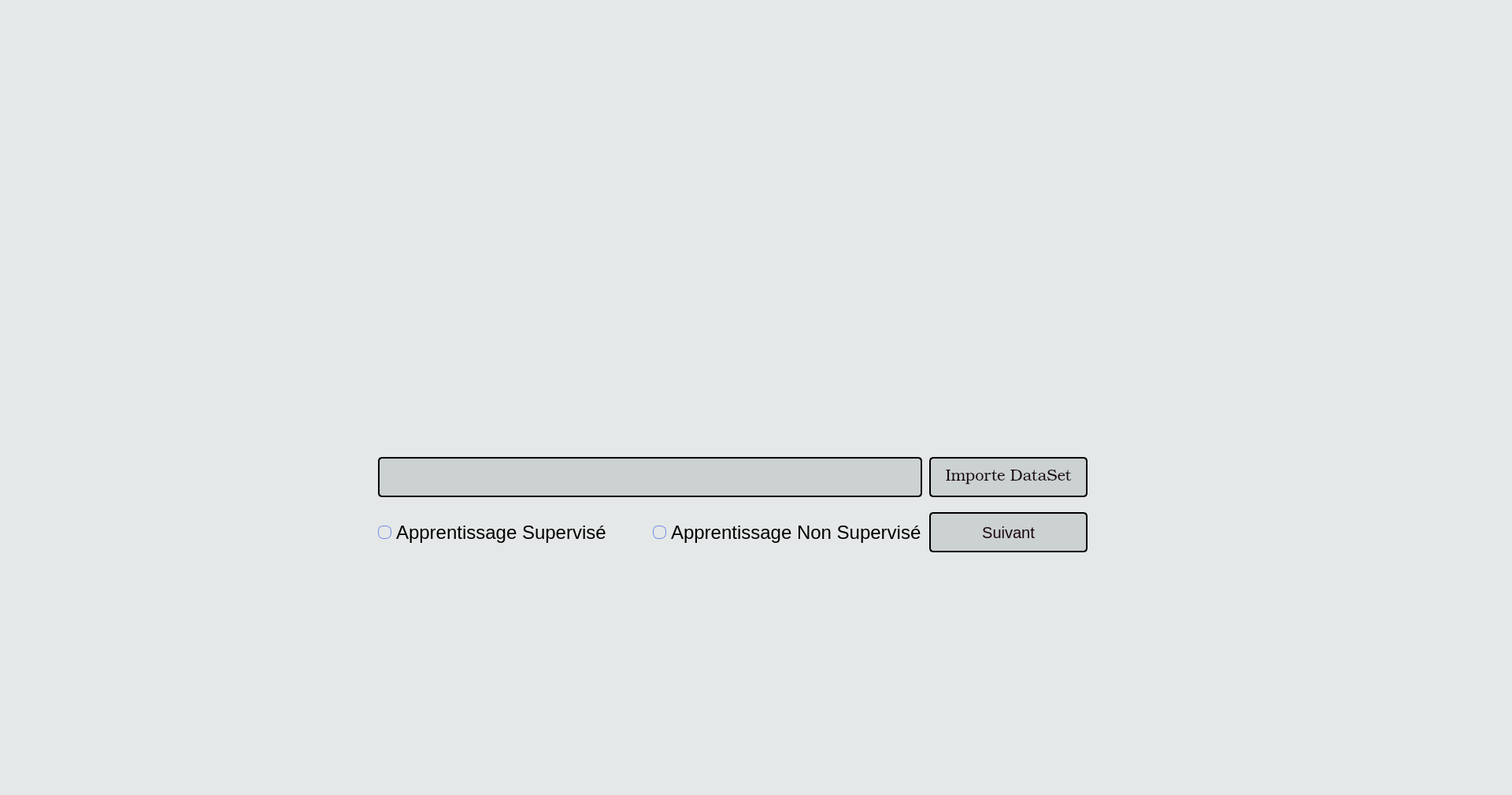
<?xml version="1.0" encoding="UTF-8"?>
<ui version="4.0">
 <class>DATAMINING</class>
 <widget class="QDialog" name="DATAMINING">
  <property name="geometry">
   <rect>
    <x>0</x>
    <y>0</y>
    <width>1920</width>
    <height>1009</height>
   </rect>
  </property>
  <property name="windowTitle">
   <string>DATA MINING</string>
  </property>
  <property name="styleSheet">
   <string notr="true">background-color: #E5E8E8;</string>
  </property>
  <widget class="QPushButton" name="browse">
   <property name="geometry">
    <rect>
     <x>1180</x>
     <y>580</y>
     <width>201</width>
     <height>51</height>
    </rect>
   </property>
   <property name="font">
    <font>
     <family>URW Bookman</family>
     <pointsize>-1</pointsize>
     <weight>3</weight>
     <italic>false</italic>
     <bold>false</bold>
     <stylestrategy>PreferAntialias</stylestrategy>
    </font>
   </property>
   <property name="styleSheet">
    <string notr="true">QPushButton{
    background: #FFFFFF;
    background-color:#CCD1D1;
	font: 25 11pt &quot;URW Bookman&quot;;
    border: 2px solid #000000; 
    border-radius: 5px; 
    font-size:20px;
    color: #19060f;

}
QPushButton:hover{
     border: 2px solid #6E89E2; 
     background: #FFFFFF;
      background-color:#FFFFFF;
      color: #000000;
}</string>
   </property>
   <property name="text">
    <string>Importe DataSet</string>
   </property>
   <property name="icon">
    <iconset>
     <normalon>:/newPrefix/icons8-import-64.png</normalon>
    </iconset>
   </property>
   <property name="iconSize">
    <size>
     <width>30</width>
     <height>30</height>
    </size>
   </property>
  </widget>
  <widget class="QWidget" name="widget" native="true">
   <property name="geometry">
    <rect>
     <x>400</x>
     <y>0</y>
     <width>2121</width>
     <height>1711</height>
    </rect>
   </property>
   <property name="styleSheet">
    <string notr="true">background-image: url(:/newPrefix/social-data-mining.png);
background-repeat: no-repeat;</string>
   </property>
  </widget>
  <widget class="QPushButton" name="pushButton">
   <property name="geometry">
    <rect>
     <x>1180</x>
     <y>650</y>
     <width>201</width>
     <height>51</height>
    </rect>
   </property>
   <property name="styleSheet">
    <string notr="true">QPushButton{
    background: #FFFFFF;
    background-color:#CCD1D1;
	font: 25 11pt &quot;URW Bookman&quot;;
    border: 2px solid #000000; 
    border-radius: 5px; 
    font-size:20px;
    color: #19060f;

}
QPushButton:hover{
     border: 2px solid #6E89E2; 
     background: #FFFFFF;
      background-color:#FFFFFF;
      color: #000000;
}</string>
   </property>
   <property name="text">
    <string>Suivant</string>
   </property>
   <property name="icon">
    <iconset>
     <normalon>:/newPrefix/right.png</normalon>
    </iconset>
   </property>
   <property name="iconSize">
    <size>
     <width>30</width>
     <height>30</height>
    </size>
   </property>
  </widget>
  <widget class="QWidget" name="layoutWidget">
   <property name="geometry">
    <rect>
     <x>480</x>
     <y>650</y>
     <width>691</width>
     <height>51</height>
    </rect>
   </property>
   <layout class="QHBoxLayout" name="horizontalLayout">
    <item>
     <widget class="QRadioButton" name="radioButton">
      <property name="font">
       <font>
        <pointsize>18</pointsize>
       </font>
      </property>
      <property name="styleSheet">
       <string notr="true">QRadioButton {
   background-color: #E5E8E8;
   color: black;
   
}
QRadioButton::indicator {
   width: 10px;
   height: 10px;
   border-radius: 5px;
}
QRadioButton::indicator::unchecked{ 
   border: 1px solid; 
   border-color: #6E89E2;
   border-radius: 7px;
   background-color: #E5E8E8; 
   width: 15px; 
   height: 15px; 
}
QRadioButton::indicator::checked{ 
   border: 1px solid; 
   border-color: #000000;
   border-radius: 8px;
   background-color: #6E89E2; 
   width: 15px; 
   height: 15px; 
}
QRadioButton:hover{

     color: #6E89E2;
     font: 25 11pt  #6E89E2;
}</string>
      </property>
      <property name="text">
       <string>Apprentissage Supervisé</string>
      </property>
     </widget>
    </item>
    <item>
     <widget class="QRadioButton" name="radioButton_2">
      <property name="font">
       <font>
        <pointsize>18</pointsize>
       </font>
      </property>
      <property name="styleSheet">
       <string notr="true">QRadioButton {
   background-color: #E5E8E8;
   color: black;
   
}
QRadioButton::indicator {
   width: 10px;
   height: 10px;
   border-radius: 5px;
}
QRadioButton::indicator::unchecked{ 
   border: 1px solid; 
   border-color: #6E89E2;
   border-radius: 7px;
   background-color: #E5E8E8; 
   width: 15px; 
   height: 15px; 
}
QRadioButton::indicator::checked{ 
   border: 1px solid; 
   border-color: #000000;
   border-radius: 8px;
   background-color: #6E89E2; 
   width: 15px; 
   height: 15px; 
}
QRadioButton:hover{

     color: #6E89E2;
     font: 25 11pt  #6E89E2;
}</string>
      </property>
      <property name="text">
       <string>Apprentissage Non Supervisé</string>
      </property>
     </widget>
    </item>
   </layout>
  </widget>
  <widget class="QTextEdit" name="textEdit">
   <property name="geometry">
    <rect>
     <x>480</x>
     <y>580</y>
     <width>691</width>
     <height>51</height>
    </rect>
   </property>
   <property name="styleSheet">
    <string notr="true">QTextEdit{
    background: #FFFFFF;
    background-color:#CCD1D1;
	font: 25 11pt &quot;URW Bookman&quot;;
    border: 2px solid #000000; 
    border-radius: 5px; 
    font-size:20px;
    color: #000000;

}
QTextEdit:hover{
     border: 2px solid #6E89E2; 
     background: #FFFFFF;
      background-color:#FFFFFF;
      color: #000000;
}</string>
   </property>
  </widget>
  <zorder>widget</zorder>
  <zorder>pushButton</zorder>
  <zorder>layoutWidget</zorder>
  <zorder>textEdit</zorder>
  <zorder>browse</zorder>
 </widget>
 <resources>
  <include location="ime.qrc"/>
 </resources>
 <connections/>
</ui>
